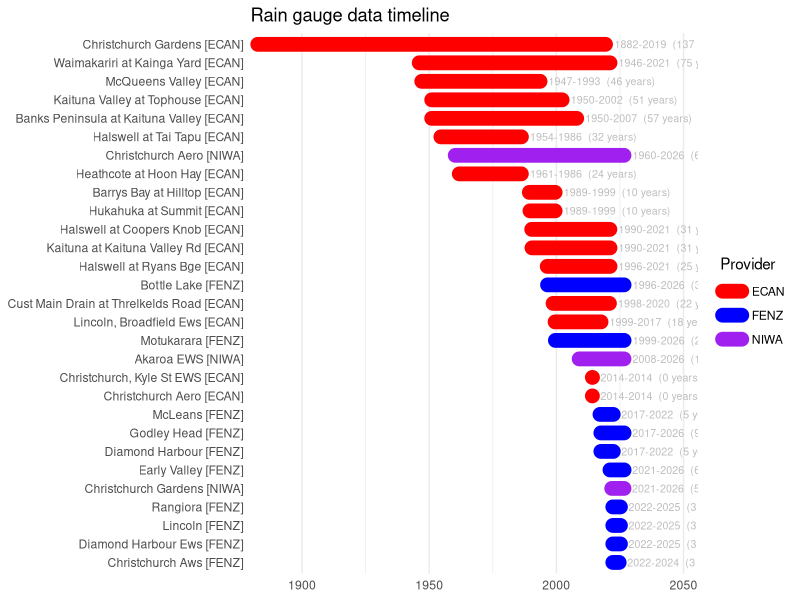

This chart was generated by the following R code:
# Station data availability timeline - extreme_rainfall
# Reads datasets/station_metadata.csv (run metadata_table.py first)

library(readr)
library(dplyr)
library(ggplot2)

stations <- read_csv("datasets/station_metadata.csv") %>%
  mutate(
    record_start = as.Date(record_start),
    record_end   = as.Date(record_end),
    label = paste0(format(record_start, "%Y"), "-", format(record_end, "%Y"),
                   "  (", round(as.numeric(record_end - record_start) / 365.25), " years)"),
    station_name = reorder(paste0(station_name, " [", provider, "]"),
                           -as.numeric(record_start))
  ) %>%
  filter(!is.na(record_start), !is.na(record_end))

p <- ggplot(stations) +
  geom_segment(aes(x = record_start, xend = record_end,
                   y = station_name, yend = station_name, colour = provider),
               linewidth = 5, lineend = "round") +
  geom_text(aes(x = record_end, y = station_name, label = label),
            hjust = -0.08, size = 2.7, colour = "grey") +
  scale_colour_manual(values = c(FENZ = "blue", ECAN = "red", NIWA = "purple")) +
  scale_x_date(expand = expansion(mult = c(0.02, 0.20))) +
  labs(title = "Rain gauge data timeline",
       x = NULL, y = NULL, colour = "Provider") +
  theme_minimal(base_size = 11) +
  theme(panel.grid.major.y = element_blank())

ggsave("outputs/station_timeline.png", p, width = 10, height = 6, dpi = 300, bg = "white")
